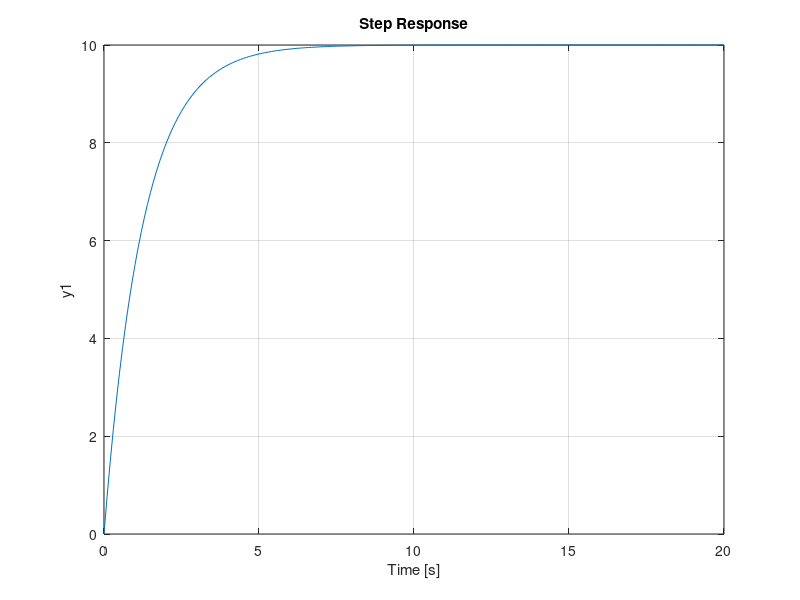

Write MATLAB code to recreate this figure.
m = 1000;
b = 50;
r = 10;

s = tf('s');
Plant_TF = 1/(m*s + b);

Kp = 1000;
Controller = pid(Kp);

TF_ClosedLoop = feedback(Controller*Plant_TF,1);


%% use Kp equal to 100 and a reference speed of 10 m/s
t = 0:0.1:20;
figure
step(r*TF_ClosedLoop,t)
axis([0 25 0 10])

%% PID Controller
Kp = 800;
Ki = 40;
Controller = pid(Kp,Ki);

TF_ClosedLoop = feedback(Controller*Plant_TF,1);

step(r*TF_ClosedLoop,t)
axis([0 20 0 10])